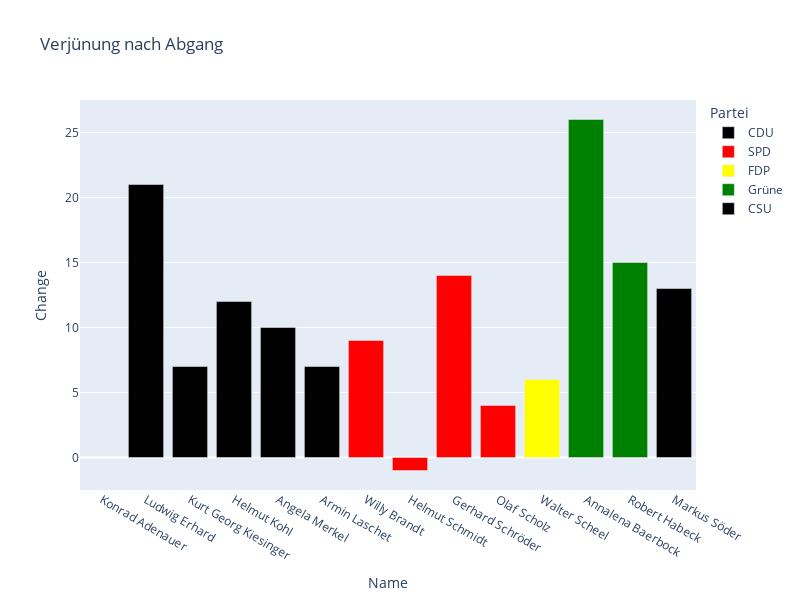

Notebook source saved alongside this figure:
### Code cell
fig = px.bar(df, x='Name', y='Change',
             hover_data=['Name', 'Amtsantritt', "Abtritt"], color='Partei', height=600, width=800, color_discrete_map={
                "CDU":"black",
                "CSU": "black",
                "SPD": "red",
                "Grüne": "green",
                "FDP": "yellow",
                }, title="Verjünung nach Abgang")
#fig.update_layout(xaxis={'categoryorder':'total ascending'})
fig.show()

### Figure 1 — Plotly figure (JSON) as saved in the notebook; plotly's stock layout.template omitted (floating-point values rounded to 4 significant figures)
{"data": [{"alignmentgroup": "True", "customdata": [["1949-09-15T00:00:00", "1963-10-16T00:00:00"], ["1963-10-16T00:00:00", "1966-12-01T00:00:00"], ["1966-12-01T00:00:00", "1969-10-21T00:00:00"], ["1982-10-01T00:00:00", "1998-10-27T00:00:00"], ["2005-11-22T00:00:00", "2021-10-31T00:00:00"], ["2021-10-31T00:00:00", null]], "hovertemplate": "Partei=CDU<br>Name=%{x}<br>Change=%{y}<br>Amtsantritt=%{customdata[0]}<br>Abtritt=%{customdata[1]}<extra></extra>", "legendgroup": "CDU", "marker": {"color": "black"}, "name": "CDU", "offsetgroup": "CDU", "orientation": "v", "showlegend": true, "textposition": "auto", "type": "bar", "x": ["Konrad Adenauer", "Ludwig Erhard", "Kurt Georg Kiesinger", "Helmut Kohl", "Angela Merkel", "Armin Laschet"], "xaxis": "x", "y": [null, 21, 7, 12, 10, 7], "yaxis": "y"}, {"alignmentgroup": "True", "customdata": [["1969-10-21T00:00:00", "1974-04-07T00:00:00"], ["1974-04-16T00:00:00", "1982-10-01T00:00:00"], ["1998-10-27T00:00:00", "2005-11-22T00:00:00"], ["2021-10-31T00:00:00", null]], "hovertemplate": "Partei=SPD<br>Name=%{x}<br>Change=%{y}<br>Amtsantritt=%{customdata[0]}<br>Abtritt=%{customdata[1]}<extra></extra>", "legendgroup": "SPD", "marker": {"color": "red"}, "name": "SPD", "offsetgroup": "SPD", "orientation": "v", "showlegend": true, "textposition": "auto", "type": "bar", "x": ["Willy Brandt", "Helmut Schmidt", "Gerhard Schröder", "Olaf Scholz"], "xaxis": "x", "y": [9, -1, 14, 4], "yaxis": "y"}, {"alignmentgroup": "True", "customdata": [["1974-04-07T00:00:00", "1974-04-16T00:00:00"]], "hovertemplate": "Partei=FDP<br>Name=%{x}<br>Change=%{y}<br>Amtsantritt=%{customdata[0]}<br>Abtritt=%{customdata[1]}<extra></extra>", "legendgroup": "FDP", "marker": {"color": "yellow"}, "name": "FDP", "offsetgroup": "FDP", "orientation": "v", "showlegend": true, "textposition": "auto", "type": "bar", "x": ["Walter Scheel"], "xaxis": "x", "y": [6], "yaxis": "y"}, {"alignmentgroup": "True", "customdata": [["2021-10-31T00:00:00", null], ["2021-10-31T00:00:00", null]], "hovertemplate": "Partei=Grüne<br>Name=%{x}<br>Change=%{y}<br>Amtsantritt=%{customdata[0]}<br>Abtritt=%{customdata[1]}<extra></extra>", "legendgroup": "Grüne", "marker": {"color": "green"}, "name": "Grüne", "offsetgroup": "Grüne", "orientation": "v", "showlegend": true, "textposition": "auto", "type": "bar", "x": ["Annalena Baerbock", "Robert Habeck"], "xaxis": "x", "y": [26, 15], "yaxis": "y"}, {"alignmentgroup": "True", "customdata": [["2021-10-31T00:00:00", null]], "hovertemplate": "Partei=CSU<br>Name=%{x}<br>Change=%{y}<br>Amtsantritt=%{customdata[0]}<br>Abtritt=%{customdata[1]}<extra></extra>", "legendgroup": "CSU", "marker": {"color": "black"}, "name": "CSU", "offsetgroup": "CSU", "orientation": "v", "showlegend": true, "textposition": "auto", "type": "bar", "x": ["Markus Söder"], "xaxis": "x", "y": [13], "yaxis": "y"}], "layout": {"barmode": "relative", "height": 600, "legend": {"title": {"text": "Partei"}, "tracegroupgap": 0}, "title": {"text": "Verjünung nach Abgang"}, "width": 800, "xaxis": {"anchor": "y", "autorange": true, "domain": [0, 1], "range": [-0.5, 13.5], "title": {"text": "Name"}, "type": "category"}, "yaxis": {"anchor": "x", "autorange": true, "domain": [0, 1], "range": [-2.5, 27.5], "title": {"text": "Change"}, "type": "linear"}}}
